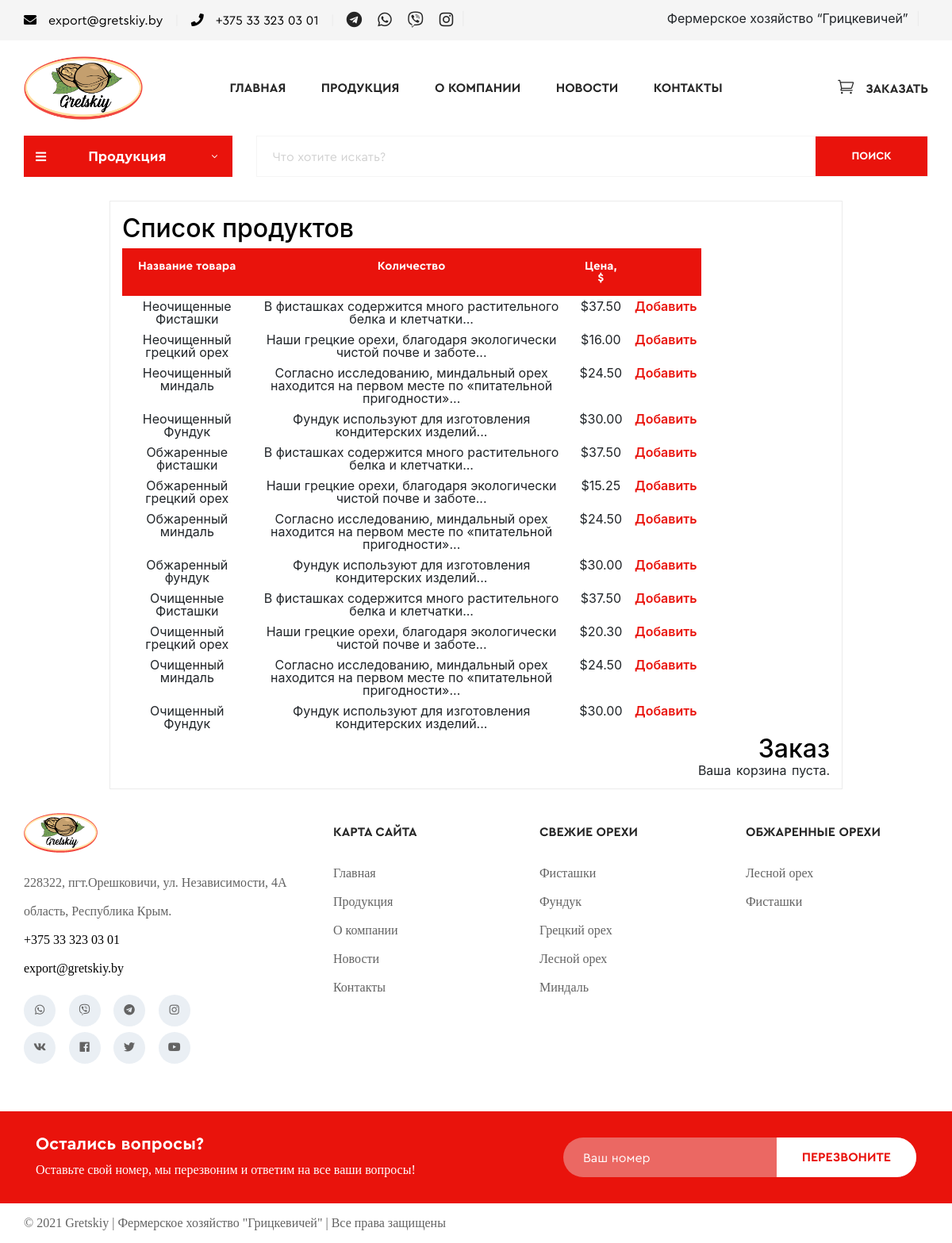
The page /shopping/index.php on the database its author committed.
### tables this page shows
CREATE TABLE IF NOT EXISTS `product` (
  `id` int(11) NOT NULL,
  `name` varchar(100) NOT NULL,
  `type` varchar(100) NOT NULL,
  `description` varchar(1000) NOT NULL,
  `full_description` varchar(2000) NOT NULL,
  `price` decimal(6,2) NOT NULL,
  `size` varchar(250) NOT NULL,
  `weight` varchar(250) NOT NULL,
  `shelf_life` varchar(250) NOT NULL
);

### shopping/products.php (the view, shortened to what this page needs)
<h1>Список продуктов</h1>
<table>
    <tr>
        <th>Название товара</th>
        <th>Количество</th>
        <th>Цена, $</th>
        <th></th>
    </tr>
    <?php
        $sql="SELECT * FROM `product` ORDER BY name ASC";
        $query=mysql_query($sql);
        while ($row=mysql_fetch_array($query)) {
    ?>
        <tr>
            <td><?php echo $row['name'] ?></td>
            <td><?php echo $row['description'] ?></td>
            <td>$<?php echo $row['price'] ?></td>
            <td><a class="cart_a" href="index.php?page=products&action=add&id=<?php echo $row['id'] ?>">Добавить</a></td>
        </tr>
    <?php
        }
    ?>
</table>

### shopping/index.php (shortened to what this page needs)
<?php
if (isset($_GET['page'])){
$pages=array("products", "cart");
      if (in_array($_GET['page'],$pages)){
$_page=$_GET['page'];
      }
      else{
$_page="products";
    }
}
else{
  $_page="products";
}
    ?>
<!DOCTYPE html PUBLIC "-//W3C//DTD XHTML 1.0 Strict//EN"
"http://www.w3.org/TR/xhtml1/DTD/xhtml1-strict.dtd">
<html xmlns="http://www.w3.org/1999/xhtml">
<head>
  <link rel="stylesheet" type="text/css" href="style.css">
   <link rel="stylesheet" type="text/css" href="reset.css">
    <link rel="stylesheet" type="text/css" href="../gretskiy/static/css/packedmin_all_css.css">
</head>
<body>
<header>
            <div class="header-block d-flex align-items-center">
               <div class="container">
                  <div class="row">
                     <div class="col-12 col-md-8">
                        <div class="header-left d-flex flex-column flex-md-row align-items-center">
                           <p class="d-flex align-items-center"><a href="mail:" class="contact-line-field"><i class="fas fa-envelope"></i>export@gretskiy.by</a></p>
                           <p class="d-flex align-items-center"><a href="tel:" class="contact-line-field url-phone"><i class="fas fa-phone"></i>+375 33 323 03 01</a></p>
                           <div class="phone-link d-flex">
                              <a href="https://telegram.me/in"><i class="fab fa-telegram"> </i></a>
                              <a href="https://wa.me/01"><i class="fab fa-whatsapp"></i></a>
                              <a href="viber://chat?num301"><i class="fab fa-viber"> </i></a>
                              <a href="https://www.instd1ma" target="_blank"><i class="fab fa-instagram"> </i></a>
                           </div>
                        </div>
                     </div>
                     <div class="col-12 col-md-4">
                        <div class="header-right d-flex flex-column flex-md-row justify-content-md-end justify-content-center align-items-center">
                           <div class="social-link d-flex">
                              <p>Фермерское хозяйство “Грицкевичей”</p>
                           </div>
                        </div>
                     </div>
                  </div>
               </div>
            </div>
            <nav class="navigation d-flex align-items-center">
               <div class="container">
                  <div class="row">
                     <div class="col-2">
                        <a class="logo" href="index.html">
                           <img src="../gretskiy/static/images/logov2.png" width="150px"alt="">
                        </a>
                     </div>
                     <div class="col-8">
                        <div class="navgition-menu d-flex align-items-center justify-content-center">
                           <ul class="mb-0">
                              <li class="toggleable">
                                 <a class="menu-item" href="../index.html">Главная</a>
                              </li>
                              <li class="toggleable">
                                 <a class="menu-item" href="../catalog/all.html">Продукция</a>
                              </li>
                              <li class="toggleable">
                                 <a class="menu-item" href="../about_company.html">О компании</a>
                              </li>
                              <li class="toggleable">
                                 <a class="menu-item" href="../blog.html">Новости</a>
                              </li>
                              <li class="toggleable">
                                 <a class="menu-item" href="../contact.html">Контакты</a>
                              </li>
                           </ul>
                        </div>
                     </div>
                     <div class="col-2">
                        <div class="product-function d-flex align-items-center justify-content-end">
                           <div id="cart"><a class="function-icon icon_bag_alt" href="index.php" ><span>ЗАКАЗАТЬ</span></a></div>
                        </div>
                     </div>
                  </div>
               </div>
            </nav>
            <div class="navigation-filter">
               <div class="container">
                  <div class="row">
                     <div class="col-12 col-md-4 col-lg-4 col-xl-3 order-2 order-md-1">
                        <div class="department-menu_block">
                           <div class="department-menu d-flex justify-content-between align-items-center"><i class="fas fa-bars"></i>Продукция<span><i class="arrow_carrot-down"></i></span></div>
                        </div>
                     </div>
                     <div class="col-12 col-md-8 col-lg-8 col-xl-9 order-1 order-md-2">
                        <div class="website-search">
                           <div class="row no-gutters">
                              <form style="display: flex; width:100%;" action="http://gretskiy.by/search" method="post">
                                 <div class="col-8 col-md-8 col-lg-9 col-xl-10" style="padding-left: 0; padding-right:0;">
                                    <div class="search-input">
                                       <input class="no-round-input no-border" name="search" type="text" placeholder="Что хотите искать?">
                                    </div>
                                 </div>
                                 <div class="col-4 col-md-4 col-lg-3 col-xl-2" style="padding-left: 0; padding-right:0;">
                                    <button class="no-round-btn">Поиск</button>
                                 </div>
                              </form>
                           </div>
                        </div>
                     </div>
                  </div>
               </div>
            </div>
         </header>
    <div id="container">
        <div id="main">
           <?php require($_page.".php"); ?>
        </div>
        <div id="sidebar">
          <h1>Заказ</h1>
<?php
    if(isset($_SESSION['cart'])){
       $sql="SELECT * FROM `product` ORDER BY name ASC";
             $query=mysql_query($sql);
        while ($row=mysql_fetch_array($query)){
           if (($_SESSION['cart'][$row['id']]['quantity'] != '' )){
  ?> <p class="cart_p"><?php echo $row['name'] ?> x <?php echo $_SESSION['cart'][$row['id']]['quantity'] ?></p>
            <?php
            }
        }
    ?>
        <hr style="width: 150px;" align="right"; />
        <a class="cart_a" href="index.php?page=cart">Перейти к корзине</a>
    <?php
   }
   else{
        echo "<p>Ваша корзина пуста.</p>";
    }
?>
        </div>
    </div>
    <footer>
         <div class="container">
            <div class="row">
               <div class="col-12 col-sm-12 col-md-4 text-sm-center text-md-left">
                  <div class="footer-logo"><img src="../gretskiy/static/images/logo.png" alt=""></div>
                  <div class="footer-contact">
                     <p>228322, пгт.Орешковичи, ул. Независимости, 4А область, Республика Крым.</p>
                     <p><a href="tel:+37530301" class="contact-line-field url-phone">+375 33 323 03 01</a></p>
                     <p><a href="mail:exporiy.by" class="contact-line-field">export@gretskiy.by</a></p>
                  </div>
                  <div class="footer-social">
                     <a class="round-icon-btn" href="https://wa.30301">
                     <i class="fab fa-whatsapp"> </i>
                     </a>
                     <a class="round-icon-btn" href="https://viber://ch33230301">
                     <i class="fab fa-viber"> </i>
                     </a>
                     <a class="round-icon-btn" href="https://telema">
                     <i class="fab fa-telegram"></i>
                     </a>
                     <a class="round-icon-btn" href="https://www.instagrama" target="_blank">
                     <i class="fab fa-instagram"></i>
                     </a><br/>
                     <a class="round-icon-btn" style="margin-top: 0.5em;" href="https://vk." target="_blank">
                     <i class="fab fa-vk"></i>
                     </a>
                     <a class="round-icon-btn" style="margin-top: 0.5em;" href="https://wwk.com/infi_d1ma" target="_blank">
                     <i class="fab fa-facebook"></i>
                     </a>
                     <a class="round-icon-btn" style="margin-top: 0.5em;" href="https://twiinfi_d1ma" target="_blank">
                     <i class="fab fa-twitter"></i>
                     </a>
                     <a class="round-icon-btn" style="margin-top: 0.5em;" href="https://wwwi_d1ma" target="_blank">
                     <i class="fab fa-youtube"></i>
                     </a>
                  </div>
               </div>
               <div class="col-md-8">
                  <div class="row">
                     <div class="col-12 col-sm-4 text-sm-center text-md-left">
                        <div class="footer-quicklink">
                           <h5>Карта сайта</h5>
                           <a href="../index.html">Главная</a>
                           <a href="../catalog/all.html">Продукция</a>
                           <a href="../about_company.html">О компании</a>
                           <a href="../blog.html">Новости</a>
                           <a href="../contact.html">Контакты</a>
                        </div>
                     </div>
                     <div class="col-12 col-sm-4 text-sm-center text-md-left">
                        <div class="footer-quicklink">
                           <h5>Свежие орехи</h5>
                           <a href="../catalog/fistashki.html">Фисташки</a>
                           <a href="../catalog/funduk.html">Фундук</a>
                           <a href="../catalog/gretskiy_oreh.html">Грецкий орех</a>
                           <a href="../catalog/lesnoy.html">Лесной орех</a>
                           <a href="../catalog/mindal.html">Миндаль</a>
                        </div>
                     </div>
                     <div class="col-12 col-sm-4 text-sm-center text-md-left">
                        <div class="footer-quicklink">
                           <h5>Обжаренные орехи</h5>
                           <a href="../catalog/obzh_lesnoy.html">Лесной орех</a>
                           <a href="../catalog/obzh_fistashki.html">Фисташки</a>
                        </div>
                     </div>
                  </div>
               </div>
            </div>
         </div>
         <div class="newletter">
            <div class="container">
               <div class="row justify-content-between align-items-center">
                  <div class="col-12 col-md-7">
                     <div class="newletter_text text-center text-md-left">
                        <h5>Остались вопросы?</h5>
                        <p>Оставьте свой номер, мы перезвоним и ответим на все ваши вопросы!</p>
                     </div>
                  </div>
                  <div class="col-12 col-md-5">
                     <div class="newletter_input">
                        <form id="recoll_me" action="#" method="post">
                           <input class="round-input" type="phone" name="phone" required placeholder="Ваш номер">
                           <button>Перезвоните</button>
                        </form>
                     </div>
                  </div>
               </div>
            </div>
         </div>
         <div class="footer-credit">
            <div class="container">
               <div class="footer-creadit_block d-flex flex-column flex-md-row justify-content-start justify-content-md-between align-items-baseline align-items-md-center">
                  <p class="author">© 2021 Gretskiy | Фермерское хозяйство "Грицкевичей" | Все права защищены</p>
               </div>
            </div>
         </div>
      </footer>
</body>
</html>

### shopping/style.css (style rules this page uses)
body { font-family: Verdana; font-size: 12px; color: #444; }
h1, h2 { margin-bottom: 15px; color: black; }
h1 { font-size:18px; }
.cart_a { color:#e9130c; text-decoration: none; font-size: medium; font-weight: 600; }
#container { border: 1px solid #ebebeb !important; width: 77%; margin: 30px auto; overflow: hidden; padding: 15px; }
#main { width: 912px; float: left; }
#main table { display: flex; border: none; margin-top: 5px; width: 80%; }
#main table th { font-size: 15px; font-family: 'Cera Pro Bold'; padding:15px; background-color: #e9130c; color: #fff; text-align: center; }
#main table td { margin: 2px; padding:5px; text-align: center; }
#sidebar { text-align: right; word-spacing: 2px; width: auto; }

### rows shown on the page
product: name "Неочищенные Фисташки", description "В фисташках содержится много растительного белка и клетчатки...", price "37.50"
product: name "Неочищенный грецкий орех", description "Наши грецкие орехи, благодаря экологически чистой почве и заботе...", price "16.00"
product: name "Неочищенный миндаль", description "Согласно исследованию, миндальный орех находится на первом месте по «питательной пригодности»...", price "24.50"
product: name "Неочищенный Фундук", description "Фундук используют для изготовления кондитерских изделий...", price "30.00"
product: name "Обжаренные фисташки", description "В фисташках содержится много растительного белка и клетчатки...", price "37.50"
product: name "Обжаренный грецкий орех", description "Наши грецкие орехи, благодаря экологически чистой почве и заботе...", price "15.25"
product: name "Обжаренный миндаль", description "Согласно исследованию, миндальный орех находится на первом месте по «питательной пригодности»...", price "24.50"
product: name "Обжаренный фундук", description "Фундук используют для изготовления кондитерских изделий...", price "30.00"
product: name "Очищенные Фисташки", description "В фисташках содержится много растительного белка и клетчатки...", price "37.50"
product: name "Очищенный грецкий орех", description "Наши грецкие орехи, благодаря экологически чистой почве и заботе...", price "20.30"
product: name "Очищенный миндаль", description "Согласно исследованию, миндальный орех находится на первом месте по «питательной пригодности»...", price "24.50"
product: name "Очищенный Фундук", description "Фундук используют для изготовления кондитерских изделий...", price "30.00"
